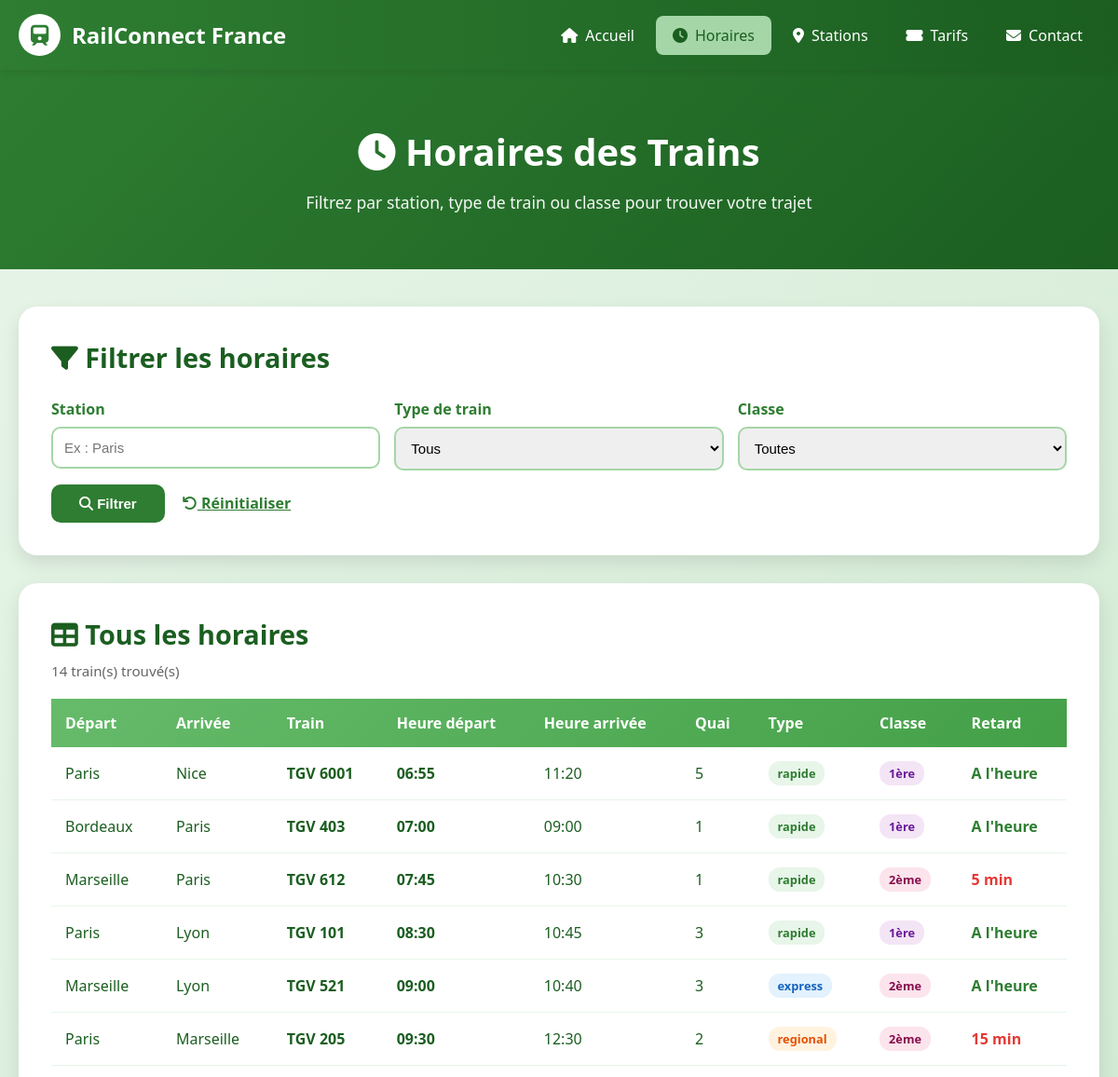
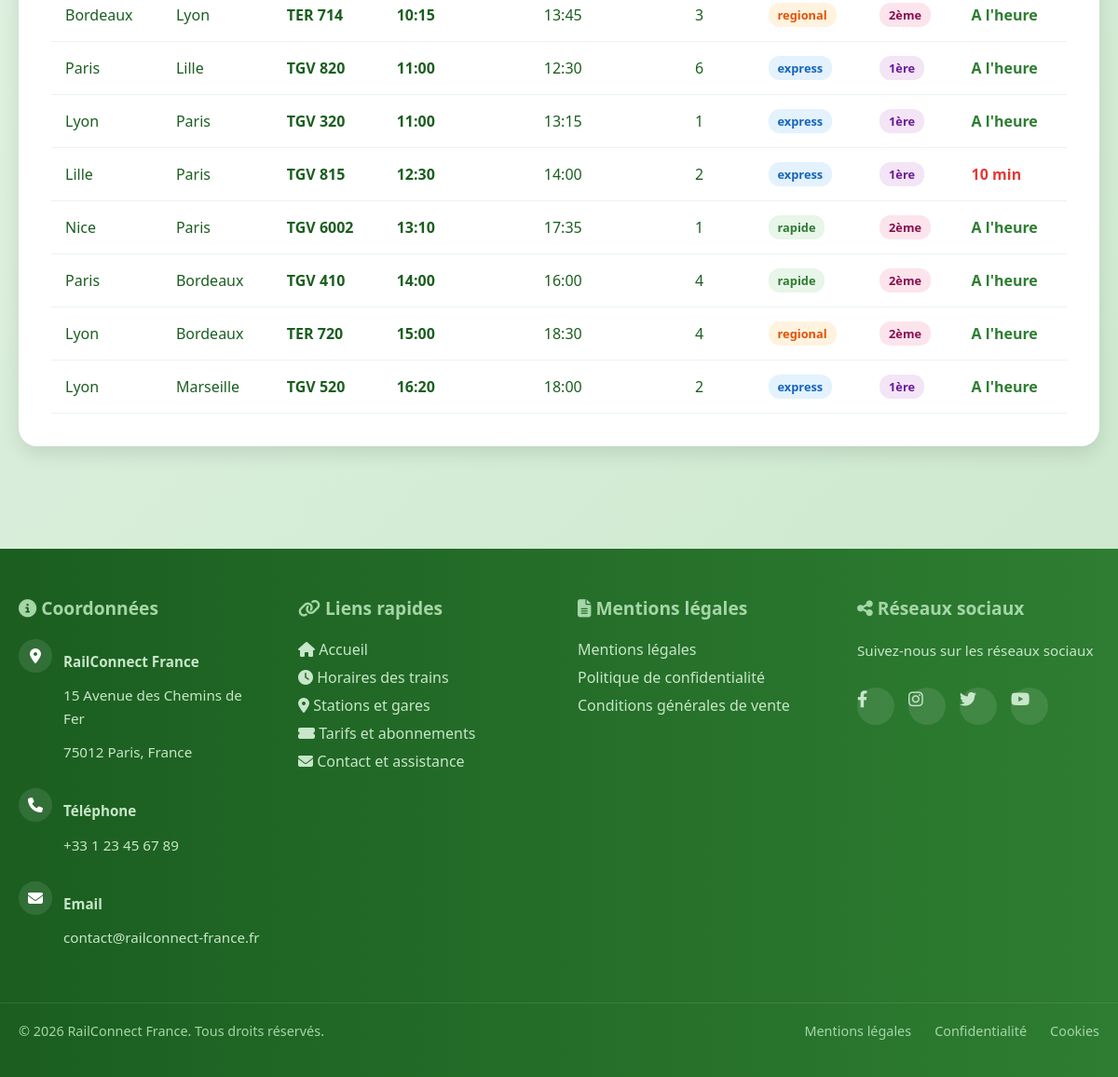
/hor.php, run on the app's committed database (2 pictures, top to bottom).
### tables this page shows
CREATE TABLE IF NOT EXISTS horaires (
    id INT AUTO_INCREMENT PRIMARY KEY,
    station_depart VARCHAR(100) NOT NULL,
    station_arrivee VARCHAR(100) NOT NULL,
    heure_depart TIME NOT NULL,
    heure_arrivee TIME NOT NULL,
    numero_train VARCHAR(20) NOT NULL,
    quai INT,
    type_train ENUM('rapide','express','regional') DEFAULT 'express',
    classe ENUM('premiere','seconde') DEFAULT 'seconde',
    retard INT DEFAULT 0,
    created_at TIMESTAMP DEFAULT CURRENT_TIMESTAMP
);

### hor.php (the view, shortened to what this page needs)
<?php
require_once 'config/db.php';
$params = [];
$sql = "SELECT * FROM horaires";
$sql .= " ORDER BY heure_depart";
$stmt = $pdo->prepare($sql);
$stmt->execute($params);
$horaires = $stmt->fetchAll();
include 'includes/header.php';
?>
<div class="page-header">
    <h1><i class="fas fa-clock"></i> Horaires des Trains</h1>
    <p>Filtrez par station, type de train ou classe pour trouver votre trajet</p>
</div>
<div class="container">
    <div class="filter-section">
        <h2><i class="fas fa-filter"></i> Filtrer les horaires</h2>
        <form method="GET" action="hor.php">
            <div class="filter-grid">
                <div class="filter-group">
                    <label for="station">Station</label>
                    <input type="text" id="station" name="station"
                           placeholder="Ex : Paris"
                           value="<?= htmlspecialchars($_GET['station'] ?? '') ?>">
                </div>
                <div class="filter-group">
                    <label for="type">Type de train</label>
                    <select id="type" name="type">
                        <option value="">Tous</option>
                    </select>
                </div>
                <div class="filter-group">
                    <label for="classe">Classe</label>
                    <select id="classe" name="classe">
                        <option value="">Toutes</option>
                    </select>
                </div>
            </div>
            <button type="submit" class="btn-filter">
                <i class="fas fa-search"></i> Filtrer
            </button>
            <a href="hor.php" style="margin-left:15px; color:#2e7d32; font-weight:600;">
                <i class="fas fa-undo"></i> Réinitialiser
            </a>
        </form>
    </div>
    <div class="results-section">
        <h2><i class="fas fa-table"></i> Tous les horaires</h2>
        <p class="count-info"><?= count($horaires) ?> train(s) trouvé(s)</p>
        <div class="table-container">
            <table>
                <thead>
                    <tr>
                        <th>Départ</th>
                        <th>Arrivée</th>
                        <th>Train</th>
                        <th>Heure départ</th>
                        <th>Heure arrivée</th>
                        <th>Quai</th>
                        <th>Type</th>
                        <th>Classe</th>
                        <th>Retard</th>
                    </tr>
                </thead>
                <tbody>
                    <?php if (empty($horaires)): ?>
                        <tr>
                            <td colspan="9" class="no-results">
                                <i class="fas fa-search"></i> Aucun train trouvé.
                            </td>
                        </tr>
                    <?php else: ?>
                        <?php foreach ($horaires as $t): ?>
                        <tr>
                            <td><?= htmlspecialchars($t['station_depart']) ?></td>
                            <td><?= htmlspecialchars($t['station_arrivee']) ?></td>
                            <td><strong><?= htmlspecialchars($t['numero_train']) ?></strong></td>
                            <td><strong><?= substr($t['heure_depart'],  0, 5) ?></strong></td>
                            <td><?= substr($t['heure_arrivee'], 0, 5) ?></td>
                            <td><?= htmlspecialchars($t['quai']) ?></td>
                            <td>
                                <span class="badge-type badge-<?= htmlspecialchars($t['type_train']) ?>">
                                    <?= htmlspecialchars($t['type_train']) ?>
                                </span>
                            </td>
                            <td>
                                <span class="badge-type badge-<?= htmlspecialchars($t['classe']) ?>">
                                    <?= $t['classe'] === 'premiere' ? '1ère' : '2ème' ?>
                                </span>
                            </td>
                            <td class="<?= (int)$t['retard'] > 0 ? 'retard-retard' : 'retard-ok' ?>">
                                <?= (int)$t['retard'] > 0 ? $t['retard'] . ' min' : "A l'heure" ?>
                            </td>
                        </tr>
                        <?php endforeach; ?>
                    <?php endif; ?>
                </tbody>
            </table>
        </div>
    </div>
</div>
<?php include 'includes/footer.php'; ?>

### includes/header.php (style rules this page uses)
* { margin: 0; padding: 0; box-sizing: border-box; }
body { font-family: 'Segoe UI', Tahoma, Geneva, Verdana, sans-serif; background: linear-gradient(135deg, #e8f5e9 0%, #c8e6c9 100%); color: #1b5e20; }

### hor.php (style rules this page uses)
.page-header { background:linear-gradient(135deg,#2e7d32,#1b5e20); color:white; padding:60px 20px; text-align:center; margin-bottom:40px; }
.page-header h1 { font-size:2.5rem; margin-bottom:15px; }
.page-header p { font-size:1.1rem; opacity:.95; max-width:800px; margin:0 auto; }
.container { max-width:1200px; margin:0 auto; padding:0 20px 50px; }
.filter-section { background:white; padding:35px; border-radius:20px; box-shadow:0 8px 20px rgba(0,0,0,.1); margin-bottom:30px; }
.filter-section h2 { color:#1b5e20; margin-bottom:25px; font-size:1.8rem; }
.filter-grid { display:grid; grid-template-columns:repeat(auto-fit,minmax(200px,1fr)); gap:15px; }
.filter-group label { display:block; color:#2e7d32; font-weight:600; margin-bottom:8px; }
.filter-group input, .filter-group select { width:100%; padding:12px; border:2px solid #a5d6a7; border-radius:10px; font-size:15px; transition:.3s; }
.btn-filter { background:#2e7d32; color:white; padding:12px 30px; border:none; border-radius:10px; cursor:pointer; font-weight:600; font-size:15px; margin-top:15px; }
.results-section { background:white; padding:35px; border-radius:20px; box-shadow:0 8px 20px rgba(0,0,0,.1); }
.results-section h2 { color:#1b5e20; margin-bottom:10px; font-size:1.8rem; }
.count-info { color:#666; margin-bottom:20px; font-size:.95rem; }
.table-container { overflow-x:auto; }
table { width:100%; border-collapse:collapse; }
thead { background:linear-gradient(135deg,#66bb6a,#43a047); color:white; }
thead th { padding:15px; text-align:left; font-weight:600; }
tbody td { padding:15px; border-bottom:1px solid #e8f5e9; }
.badge-type { display:inline-block; padding:4px 10px; border-radius:12px; font-size:.8rem; font-weight:600; }
.badge-rapide { background:#e8f5e9; color:#2e7d32; }
.badge-express { background:#e3f2fd; color:#1565c0; }
.badge-regional { background:#fff3e0; color:#e65100; }
.badge-premiere { background:#f3e5f5; color:#6a1b9a; }
.badge-seconde { background:#fce4ec; color:#880e4f; }
.retard-ok { color:#2e7d32; font-weight:600; }
.retard-retard { color:#e53935; font-weight:600; }

### data on the page
horaires: station_depart "Paris", station_arrivee "Nice", numero_train "TGV 6001", heure_depart "06:55", heure_arrivee "11:20", quai "5", type_train "rapide", classe "1ère", retard "A l'heure"
horaires: station_depart "Bordeaux", station_arrivee "Paris", numero_train "TGV 403", heure_depart "07:00", heure_arrivee "09:00", quai "1", type_train "rapide", classe "1ère", retard "A l'heure"
horaires: station_depart "Marseille", station_arrivee "Paris", numero_train "TGV 612", heure_depart "07:45", heure_arrivee "10:30", quai "1", type_train "rapide", classe "2ème", retard "5"
horaires: station_depart "Paris", station_arrivee "Lyon", numero_train "TGV 101", heure_depart "08:30", heure_arrivee "10:45", quai "3", type_train "rapide", classe "1ère", retard "A l'heure"
horaires: station_depart "Marseille", station_arrivee "Lyon", numero_train "TGV 521", heure_depart "09:00", heure_arrivee "10:40", quai "3", type_train "express", classe "2ème", retard "A l'heure"
horaires: station_depart "Paris", station_arrivee "Marseille", numero_train "TGV 205", heure_depart "09:30", heure_arrivee "12:30", quai "2", type_train "regional", classe "2ème", retard "15"
horaires: station_depart "Bordeaux", station_arrivee "Lyon", numero_train "TER 714", heure_depart "10:15", heure_arrivee "13:45", quai "3", type_train "regional", classe "2ème", retard "A l'heure"
horaires: station_depart "Paris", station_arrivee "Lille", numero_train "TGV 820", heure_depart "11:00", heure_arrivee "12:30", quai "6", type_train "express", classe "1ère", retard "A l'heure"
horaires: station_depart "Lyon", station_arrivee "Paris", numero_train "TGV 320", heure_depart "11:00", heure_arrivee "13:15", quai "1", type_train "express", classe "1ère", retard "A l'heure"
horaires: station_depart "Lille", station_arrivee "Paris", numero_train "TGV 815", heure_depart "12:30", heure_arrivee "14:00", quai "2", type_train "express", classe "1ère", retard "10"
horaires: station_depart "Nice", station_arrivee "Paris", numero_train "TGV 6002", heure_depart "13:10", heure_arrivee "17:35", quai "1", type_train "rapide", classe "2ème", retard "A l'heure"
horaires: station_depart "Paris", station_arrivee "Bordeaux", numero_train "TGV 410", heure_depart "14:00", heure_arrivee "16:00", quai "4", type_train "rapide", classe "2ème", retard "A l'heure"
horaires: station_depart "Lyon", station_arrivee "Bordeaux", numero_train "TER 720", heure_depart "15:00", heure_arrivee "18:30", quai "4", type_train "regional", classe "2ème", retard "A l'heure"
horaires: station_depart "Lyon", station_arrivee "Marseille", numero_train "TGV 520", heure_depart "16:20", heure_arrivee "18:00", quai "2", type_train "express", classe "1ère", retard "A l'heure"

### other printed values
count($horaires) "14"
